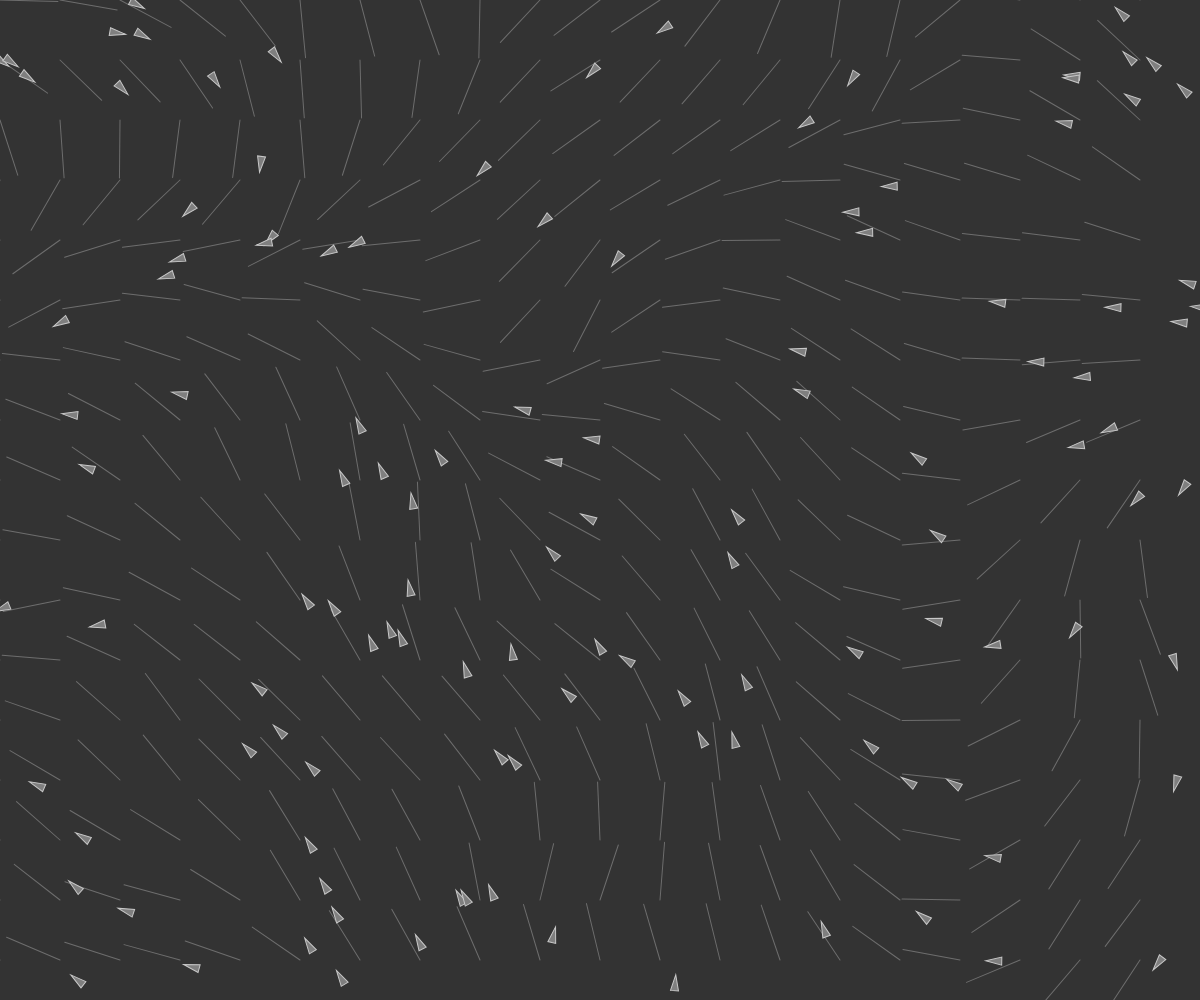
Frame 1 (no input)
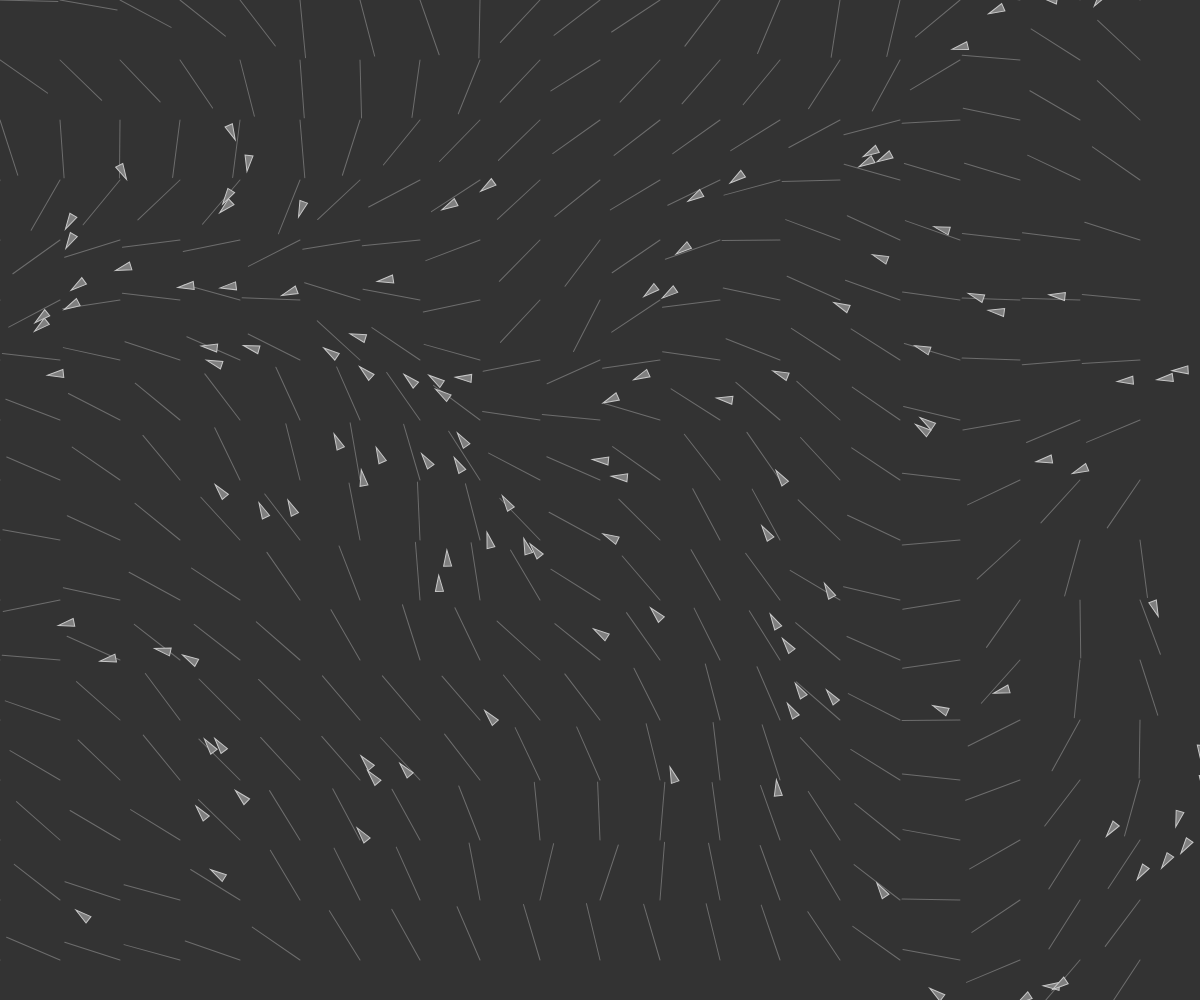
Frame 60 (no input)
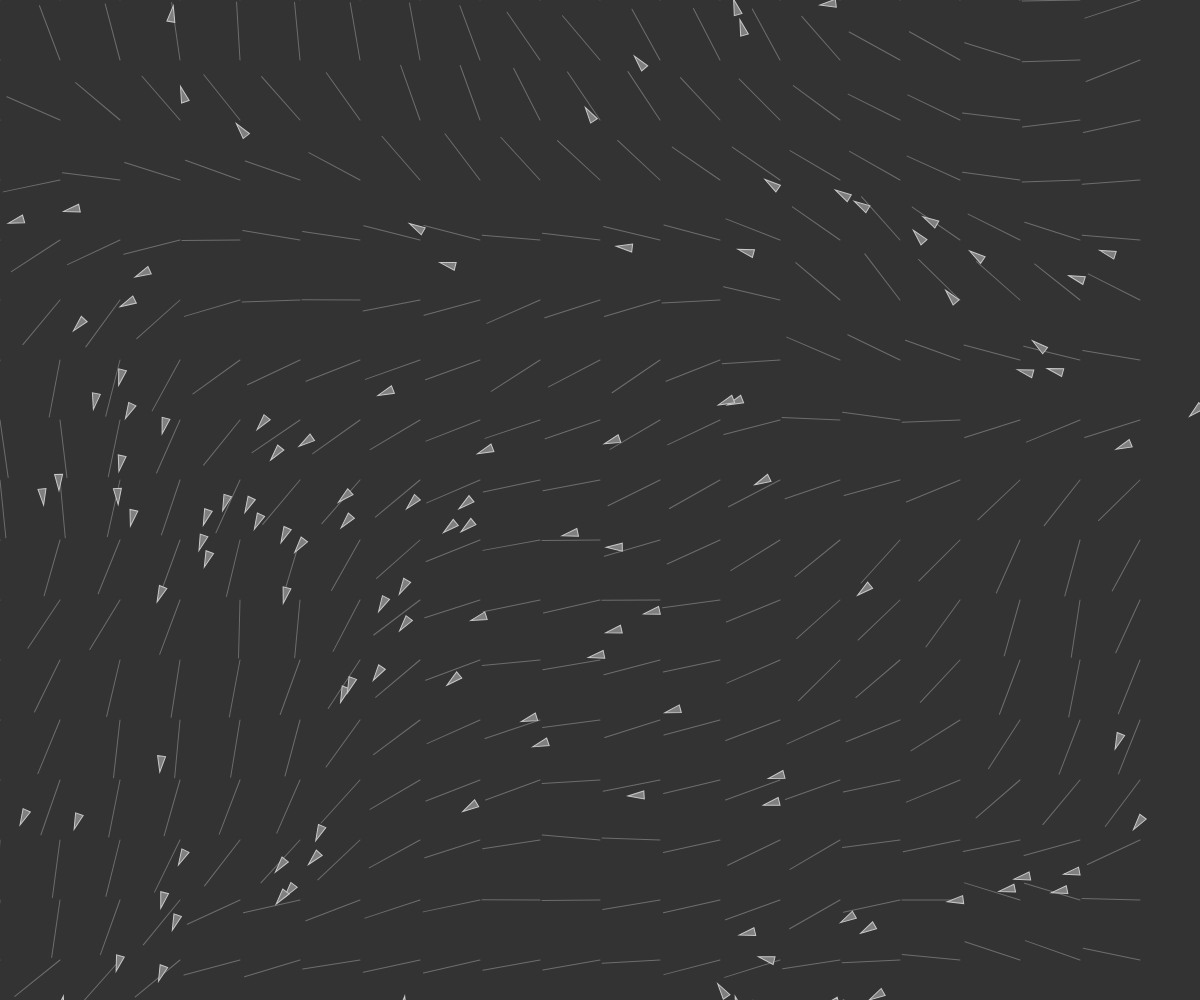
Frame 120 (the mouse pressed at the canvas centre since frame 60)

The p5.js sketch that drew these frames (run headless with seeded random() and noise() and a simulated clock; from frame 60 on, the mouse is pressed at the canvas centre):

// p5.js sketch
// ── sketch.js

// Using this variable to decide whether to draw all the stuff
var debug = true;

// Flowfield object
var flowfield;
// An ArrayList of vehicles
var vehicles = [];

function setup() {

  createCanvas(windowWidth, windowHeight);
  // Make a new flow field with "resolution" of 16
  flowfield = new FlowField(60);
  // Make a whole bunch of vehicles with random maxspeed and maxforce values
  for (var i = 0; i < 120; i++) {
    vehicles.push(new Vehicle(random(width), random(height), random(2, 5), random(0.1, 0.5)));
  }
}

function draw() {
  background(51);
  // Display the flowfield in "debug" mode
  if (debug) flowfield.display();
  // Tell all the vehicles to follow the flow field
  for (var i = 0; i < vehicles.length; i++) {
    vehicles[i].follow(flowfield);
    vehicles[i].run();
  }

}


function keyPressed() {
  if (key == ' ') {
    debug = !debug; //Tecnica muito interessante de inversão de valor, sem a utilização de um if.
  }
}

// Make a new flowfield
function mousePressed() {
  flowfield.init();
}




function Vehicle(x,y,ms,mf) {
  this.position = createVector(x,y);
  this.acceleration = createVector(0,0);
  this.velocity = createVector(0,0);
  this.r = 4;
  this.maxspeed = ms || 4;
  this.maxforce = mf || 0.1;

  this.run = function() {
    this.update();
    this.borders();
    this.display();
  }

  // Implementing Reynolds' flow field following algorithm
  // http://www.red3d.com/cwr/steer/FlowFollow.html
  this.follow = function(flow) {
    // What is the vector at that spot in the flow field?
    var desired = flow.lookup(this.position);
    // Scale it up by maxspeed
    desired.mult(this.maxspeed);
    // Steering is desired minus velocity
    var steer = p5.Vector.sub(desired, this.velocity);
    steer.limit(this.maxforce);  // Limit to maximum steering force
    this.applyForce(steer);
  }

  this.applyForce = function(force) {
    // We could add mass here if we want A = F / M
    this.acceleration.add(force);
  }

    // Method to update location
  this.update = function() {
    // Update velocity
    this.velocity.add(this.acceleration);
    // Limit speed
    this.velocity.limit(this.maxspeed);
    this.position.add(this.velocity);
    // Reset accelerationelertion to 0 each cycle
    this.acceleration.mult(0);
  }

  // Wraparound
  this.borders = function() {
    if (this.position.x < -this.r) this.position.x = width+this.r;
    if (this.position.y < -this.r) this.position.y = height+this.r;
    if (this.position.x > width+this.r) this.position.x = -this.r;
    if (this.position.y > height+this.r) this.position.y = -this.r;
  }

  this.display = function() {
    // Draw a triangle rotated in the direction of velocity
    var theta = this.velocity.heading() + PI/2;
    fill(127);
    stroke(200);
    strokeWeight(1);
    push();
    translate(this.position.x,this.position.y);
    rotate(theta);
    beginShape();
    vertex(0, -this.r*2);
    vertex(-this.r, this.r*2);
    vertex(this.r, this.r*2);
    endShape(CLOSE);
    pop();
  }
}



function FlowField(r) {
  // How large is each "cell" of the flow field
  this.resolution = r;
  // Determine the number of columns and rows based on sketch's width and height
  this.cols = width / this.resolution;
  this.rows = height / this.resolution;
  // A flow field is a two dimensional array of p5.Vectors
  // We can't make 2D arrays, but this is sort of faking it
  this.make2Darray = function(n) {
    var array = [];
    for (var i = 0; i < n; i++) {
      array[i] = [];
    }
    return array;
  };
  this.field = this.make2Darray(this.cols);

  this.init = function() {
    // Reseed noise so we get a new flow field every time
    // Need to get noise working
    noiseSeed(Math.floor(random(10000)));
    var xoff = 0;
    for (var i = 0; i < this.cols; i++) {
      var yoff = 0;
      for (var j = 0; j < this.rows; j++) {
        var theta = map(noise(xoff, yoff), 0, 1, 0, TWO_PI);
        //var theta = map(sin(xoff)+cos(yoff),-2,2,0,TWO_PI);
        // Polar to cartesian coordinate transformation to get x and y components of the vector
        this.field[i][j] = createVector(cos(theta), sin(theta));
        yoff += 0.1;
      }
      xoff += 0.1;
    }
  };
  this.init();

  // Draw every vector
  this.display = function() {
    for (var i = 0; i < this.cols; i++) {
      for (var j = 0; j < this.rows; j++) {
        drawVector(this.field[i][j], i * this.resolution, j * this.resolution, this.resolution - 2);
      }
    }
  };

  this.lookup = function(lookup) {
    var column = Math.floor(constrain(lookup.x / this.resolution, 0, this.cols - 1));
    var row = Math.floor(constrain(lookup.y / this.resolution, 0, this.rows - 1));
    //println(lookup.x);
    return this.field[column][row].copy();
  };

  // Renders a vector object 'v' as an arrow and a location 'x,y'
  var drawVector = function(v, x, y, scayl) {
    push();
    var arrowsize = 4;
    // Translate to location to render vector
    translate(x, y);
    stroke(200, 100);
    // Call vector heading function to get direction (note that pointing to the right is a heading of 0) and rotate
    rotate(v.heading());
    // Calculate length of vector & scale it to be bigger or smaller if necessary
    var len = v.mag() * scayl;
    // Draw three lines to make an arrow (draw pointing up since we've rotate to the proper direction)
    line(0, 0, len, 0);
    //line(len,0,len-arrowsize,+arrowsize/2);
    //line(len,0,len-arrowsize,-arrowsize/2);
    pop();
  };
}
